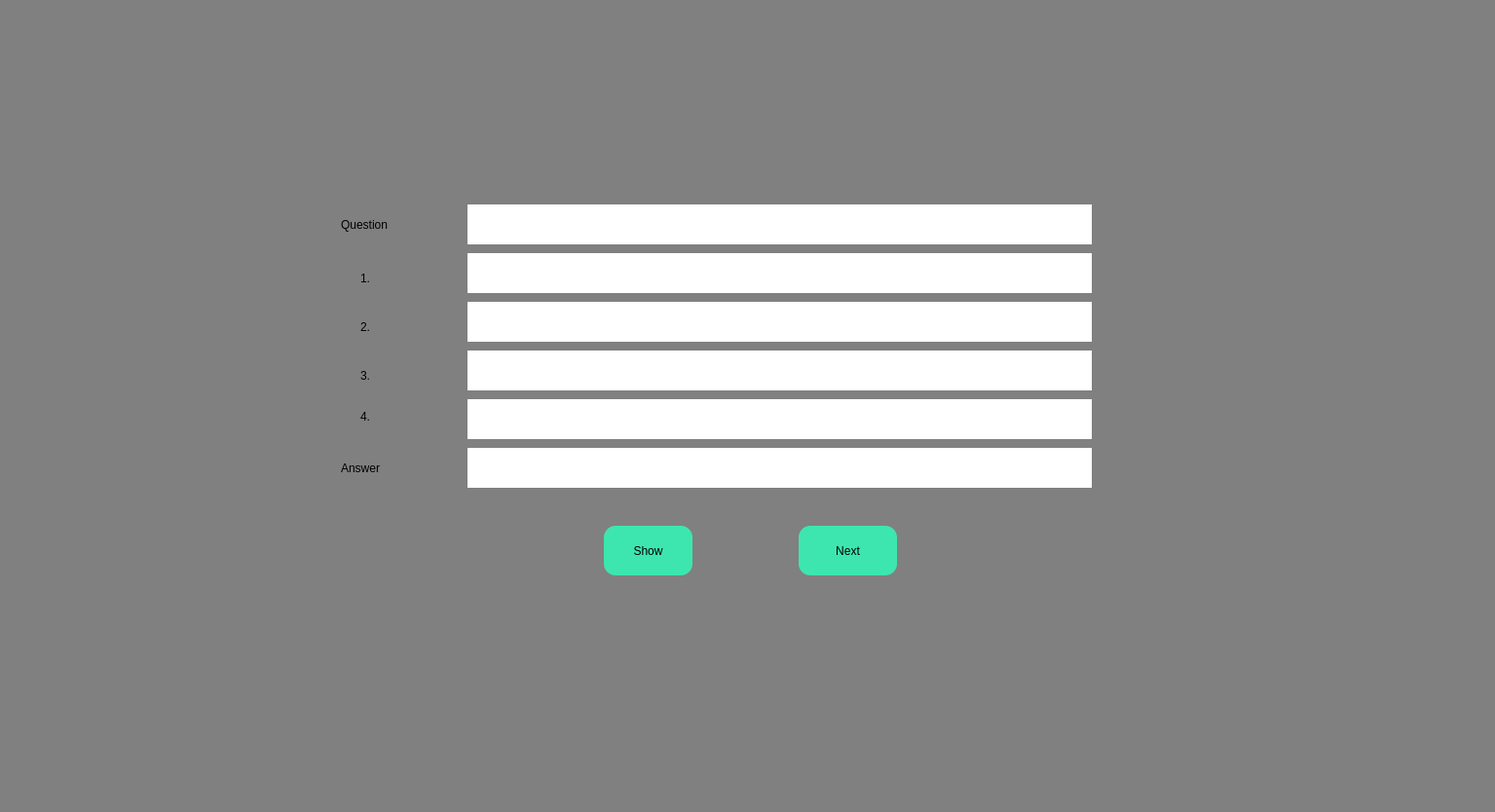
<?xml version="1.0" encoding="UTF-8"?>
<ui version="4.0">
 <class>view_question</class>
 <widget class="QDialog" name="view_question">
  <property name="geometry">
   <rect>
    <x>0</x>
    <y>0</y>
    <width>1535</width>
    <height>834</height>
   </rect>
  </property>
  <property name="windowTitle">
   <string>Dialog</string>
  </property>
  <property name="styleSheet">
   <string notr="true">QDialog{
background-color:grey;
}
QPushButton
{
	font: 75 14pt &quot;Cambria&quot;;
	background-color: #3de6af;
	color: #000000;
	border-style: solid;
	border-color: #000000;
	padding: 13px;
	border-radius:12px;

}


QPushButton::hover
{
	background-color: #3dffaf;
	color: #000000;
	border-style: solid;
	border-color: #000000;
	font-weight : bold;
	padding: 13px;

}


QPushButton::pressed
{
	background-color: #3dc8af;
	color: #000000;
	border-style: solid;
	border-color: #000000;
	font-weight : bold;
	padding: 13px;

}</string>
  </property>
  <widget class="QGroupBox" name="groupBox">
   <property name="geometry">
    <rect>
     <x>340</x>
     <y>190</y>
     <width>111</width>
     <height>331</height>
    </rect>
   </property>
   <property name="styleSheet">
    <string notr="true">border:none;</string>
   </property>
   <property name="title">
    <string/>
   </property>
   <widget class="QLabel" name="Question">
    <property name="geometry">
     <rect>
      <x>10</x>
      <y>30</y>
      <width>91</width>
      <height>21</height>
     </rect>
    </property>
    <property name="styleSheet">
     <string notr="true">color:black
;
font: 75 14pt &quot;Cambria&quot;;</string>
    </property>
    <property name="text">
     <string>Question</string>
    </property>
   </widget>
   <widget class="QLabel" name="op1">
    <property name="geometry">
     <rect>
      <x>30</x>
      <y>80</y>
      <width>55</width>
      <height>31</height>
     </rect>
    </property>
    <property name="styleSheet">
     <string notr="true">color:black
;
font: 75 14pt &quot;Cambria&quot;;</string>
    </property>
    <property name="text">
     <string>1.</string>
    </property>
   </widget>
   <widget class="QLabel" name="op2">
    <property name="geometry">
     <rect>
      <x>30</x>
      <y>130</y>
      <width>55</width>
      <height>31</height>
     </rect>
    </property>
    <property name="styleSheet">
     <string notr="true">color:black
;
font: 75 14pt &quot;Cambria&quot;;</string>
    </property>
    <property name="text">
     <string>2.</string>
    </property>
   </widget>
   <widget class="QLabel" name="op3">
    <property name="geometry">
     <rect>
      <x>30</x>
      <y>180</y>
      <width>55</width>
      <height>31</height>
     </rect>
    </property>
    <property name="styleSheet">
     <string notr="true">color:black
;
font: 75 14pt &quot;Cambria&quot;;</string>
    </property>
    <property name="text">
     <string>3.</string>
    </property>
   </widget>
   <widget class="QLabel" name="op5">
    <property name="geometry">
     <rect>
      <x>30</x>
      <y>230</y>
      <width>55</width>
      <height>16</height>
     </rect>
    </property>
    <property name="styleSheet">
     <string notr="true">color:black
;
font: 75 14pt &quot;Cambria&quot;;</string>
    </property>
    <property name="text">
     <string>4.</string>
    </property>
   </widget>
   <widget class="QLabel" name="label">
    <property name="geometry">
     <rect>
      <x>10</x>
      <y>280</y>
      <width>81</width>
      <height>21</height>
     </rect>
    </property>
    <property name="styleSheet">
     <string notr="true">color:black
;
font: 75 14pt &quot;Cambria&quot;;</string>
    </property>
    <property name="text">
     <string>Answer</string>
    </property>
   </widget>
  </widget>
  <widget class="QGroupBox" name="groupBox_2">
   <property name="geometry">
    <rect>
     <x>480</x>
     <y>190</y>
     <width>651</width>
     <height>411</height>
    </rect>
   </property>
   <property name="styleSheet">
    <string notr="true">border:none;</string>
   </property>
   <property name="title">
    <string/>
   </property>
   <widget class="QPushButton" name="pushButton">
    <property name="geometry">
     <rect>
      <x>140</x>
      <y>350</y>
      <width>91</width>
      <height>51</height>
     </rect>
    </property>
    <property name="text">
     <string>Show</string>
    </property>
   </widget>
   <widget class="QPlainTextEdit" name="Question_2">
    <property name="geometry">
     <rect>
      <x>0</x>
      <y>20</y>
      <width>641</width>
      <height>41</height>
     </rect>
    </property>
    <property name="styleSheet">
     <string notr="true">QPlainTextEdit{
font: 14pt &quot;Calibri&quot;;
color:Black;
border-radius:13px;
}
</string>
    </property>
   </widget>
   <widget class="QPushButton" name="pushButton_2">
    <property name="geometry">
     <rect>
      <x>340</x>
      <y>350</y>
      <width>101</width>
      <height>51</height>
     </rect>
    </property>
    <property name="text">
     <string>Next</string>
    </property>
   </widget>
   <widget class="QPlainTextEdit" name="op1_2">
    <property name="geometry">
     <rect>
      <x>0</x>
      <y>70</y>
      <width>641</width>
      <height>41</height>
     </rect>
    </property>
    <property name="styleSheet">
     <string notr="true">font: 14pt &quot;Calibri&quot;;
color:black;
border-radius:13px;
</string>
    </property>
   </widget>
   <widget class="QPlainTextEdit" name="op2_2">
    <property name="geometry">
     <rect>
      <x>0</x>
      <y>120</y>
      <width>641</width>
      <height>41</height>
     </rect>
    </property>
    <property name="styleSheet">
     <string notr="true">font: 14pt &quot;Calibri&quot;;
color:black;
border-radius:13px;
</string>
    </property>
   </widget>
   <widget class="QPlainTextEdit" name="op3_2">
    <property name="geometry">
     <rect>
      <x>0</x>
      <y>170</y>
      <width>641</width>
      <height>41</height>
     </rect>
    </property>
    <property name="styleSheet">
     <string notr="true">font: 14pt &quot;Calibri&quot;;
color:black;
border-radius:13px;
</string>
    </property>
   </widget>
   <widget class="QPlainTextEdit" name="op4">
    <property name="geometry">
     <rect>
      <x>0</x>
      <y>220</y>
      <width>641</width>
      <height>41</height>
     </rect>
    </property>
    <property name="styleSheet">
     <string notr="true">font: 14pt &quot;Calibri&quot;;
color:black;
border-radius:13px;
</string>
    </property>
   </widget>
   <widget class="QPlainTextEdit" name="op4_2">
    <property name="geometry">
     <rect>
      <x>0</x>
      <y>270</y>
      <width>641</width>
      <height>41</height>
     </rect>
    </property>
    <property name="styleSheet">
     <string notr="true">font: 14pt &quot;Calibri&quot;;
color:black;
border-radius:13px;
</string>
    </property>
   </widget>
  </widget>
 </widget>
 <resources/>
 <connections/>
</ui>
